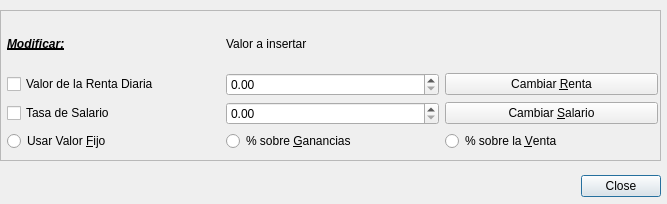
<?xml version="1.0" encoding="UTF-8"?>
<ui version="4.0">
 <class>RentOrSalaryDialog</class>
 <widget class="QDialog" name="RentOrSalaryDialog">
  <property name="geometry">
   <rect>
    <x>0</x>
    <y>0</y>
    <width>667</width>
    <height>204</height>
   </rect>
  </property>
  <property name="windowTitle">
   <string>Modificar Salario o Renta</string>
  </property>
  <property name="windowIcon">
   <iconset>
    <normaloff>icon.png</normaloff>icon.png</iconset>
  </property>
  <widget class="QDialogButtonBox" name="buttonBox">
   <property name="geometry">
    <rect>
     <x>320</x>
     <y>170</y>
     <width>341</width>
     <height>32</height>
    </rect>
   </property>
   <property name="orientation">
    <enum>Qt::Horizontal</enum>
   </property>
   <property name="standardButtons">
    <set>QDialogButtonBox::Close</set>
   </property>
  </widget>
  <widget class="QFrame" name="frame">
   <property name="geometry">
    <rect>
     <x>0</x>
     <y>10</y>
     <width>661</width>
     <height>151</height>
    </rect>
   </property>
   <property name="frameShape">
    <enum>QFrame::StyledPanel</enum>
   </property>
   <property name="frameShadow">
    <enum>QFrame::Raised</enum>
   </property>
   <widget class="QWidget" name="gridLayoutWidget">
    <property name="geometry">
     <rect>
      <x>7</x>
      <y>10</y>
      <width>651</width>
      <height>131</height>
     </rect>
    </property>
    <layout class="QGridLayout" name="gridLayout">
     <item row="2" column="1">
      <widget class="QDoubleSpinBox" name="doubleSpinBox_changeSalary"/>
     </item>
     <item row="1" column="1">
      <widget class="QDoubleSpinBox" name="doubleSpinBox_changeRent"/>
     </item>
     <item row="1" column="2">
      <widget class="QPushButton" name="pushButtonChangeRent">
       <property name="text">
        <string>Cambiar &amp;Renta</string>
       </property>
      </widget>
     </item>
     <item row="0" column="0">
      <widget class="QLabel" name="label">
       <property name="font">
        <font>
         <weight>75</weight>
         <italic>true</italic>
         <bold>true</bold>
         <underline>true</underline>
        </font>
       </property>
       <property name="text">
        <string>Modificar:</string>
       </property>
      </widget>
     </item>
     <item row="2" column="2">
      <widget class="QPushButton" name="pushButtonChangeSalary">
       <property name="text">
        <string>Cambiar &amp;Salario</string>
       </property>
      </widget>
     </item>
     <item row="2" column="0">
      <widget class="QCheckBox" name="checkBox_changeSalary">
       <property name="text">
        <string>Tasa de Salario</string>
       </property>
      </widget>
     </item>
     <item row="0" column="1">
      <widget class="QLabel" name="label_2">
       <property name="text">
        <string>Valor a insertar</string>
       </property>
      </widget>
     </item>
     <item row="1" column="0">
      <widget class="QCheckBox" name="checkBox_changeRent">
       <property name="text">
        <string>Valor de la Renta Diaria</string>
       </property>
      </widget>
     </item>
     <item row="3" column="1">
      <widget class="QRadioButton" name="radioButton_rate_over_proffit">
       <property name="text">
        <string>% sobre &amp;Ganancias</string>
       </property>
      </widget>
     </item>
     <item row="3" column="2">
      <widget class="QRadioButton" name="radioButton_rate_over_sales">
       <property name="text">
        <string>% sobre la &amp;Venta</string>
       </property>
      </widget>
     </item>
     <item row="3" column="0">
      <widget class="QRadioButton" name="radioButton_fixed_rate">
       <property name="text">
        <string>Usar Valor &amp;Fijo</string>
       </property>
      </widget>
     </item>
    </layout>
   </widget>
  </widget>
 </widget>
 <resources/>
 <connections>
  <connection>
   <sender>buttonBox</sender>
   <signal>accepted()</signal>
   <receiver>RentOrSalaryDialog</receiver>
   <slot>accept()</slot>
   <hints>
    <hint type="sourcelabel">
     <x>248</x>
     <y>254</y>
    </hint>
    <hint type="destinationlabel">
     <x>157</x>
     <y>274</y>
    </hint>
   </hints>
  </connection>
  <connection>
   <sender>buttonBox</sender>
   <signal>rejected()</signal>
   <receiver>RentOrSalaryDialog</receiver>
   <slot>reject()</slot>
   <hints>
    <hint type="sourcelabel">
     <x>316</x>
     <y>260</y>
    </hint>
    <hint type="destinationlabel">
     <x>286</x>
     <y>274</y>
    </hint>
   </hints>
  </connection>
 </connections>
</ui>
